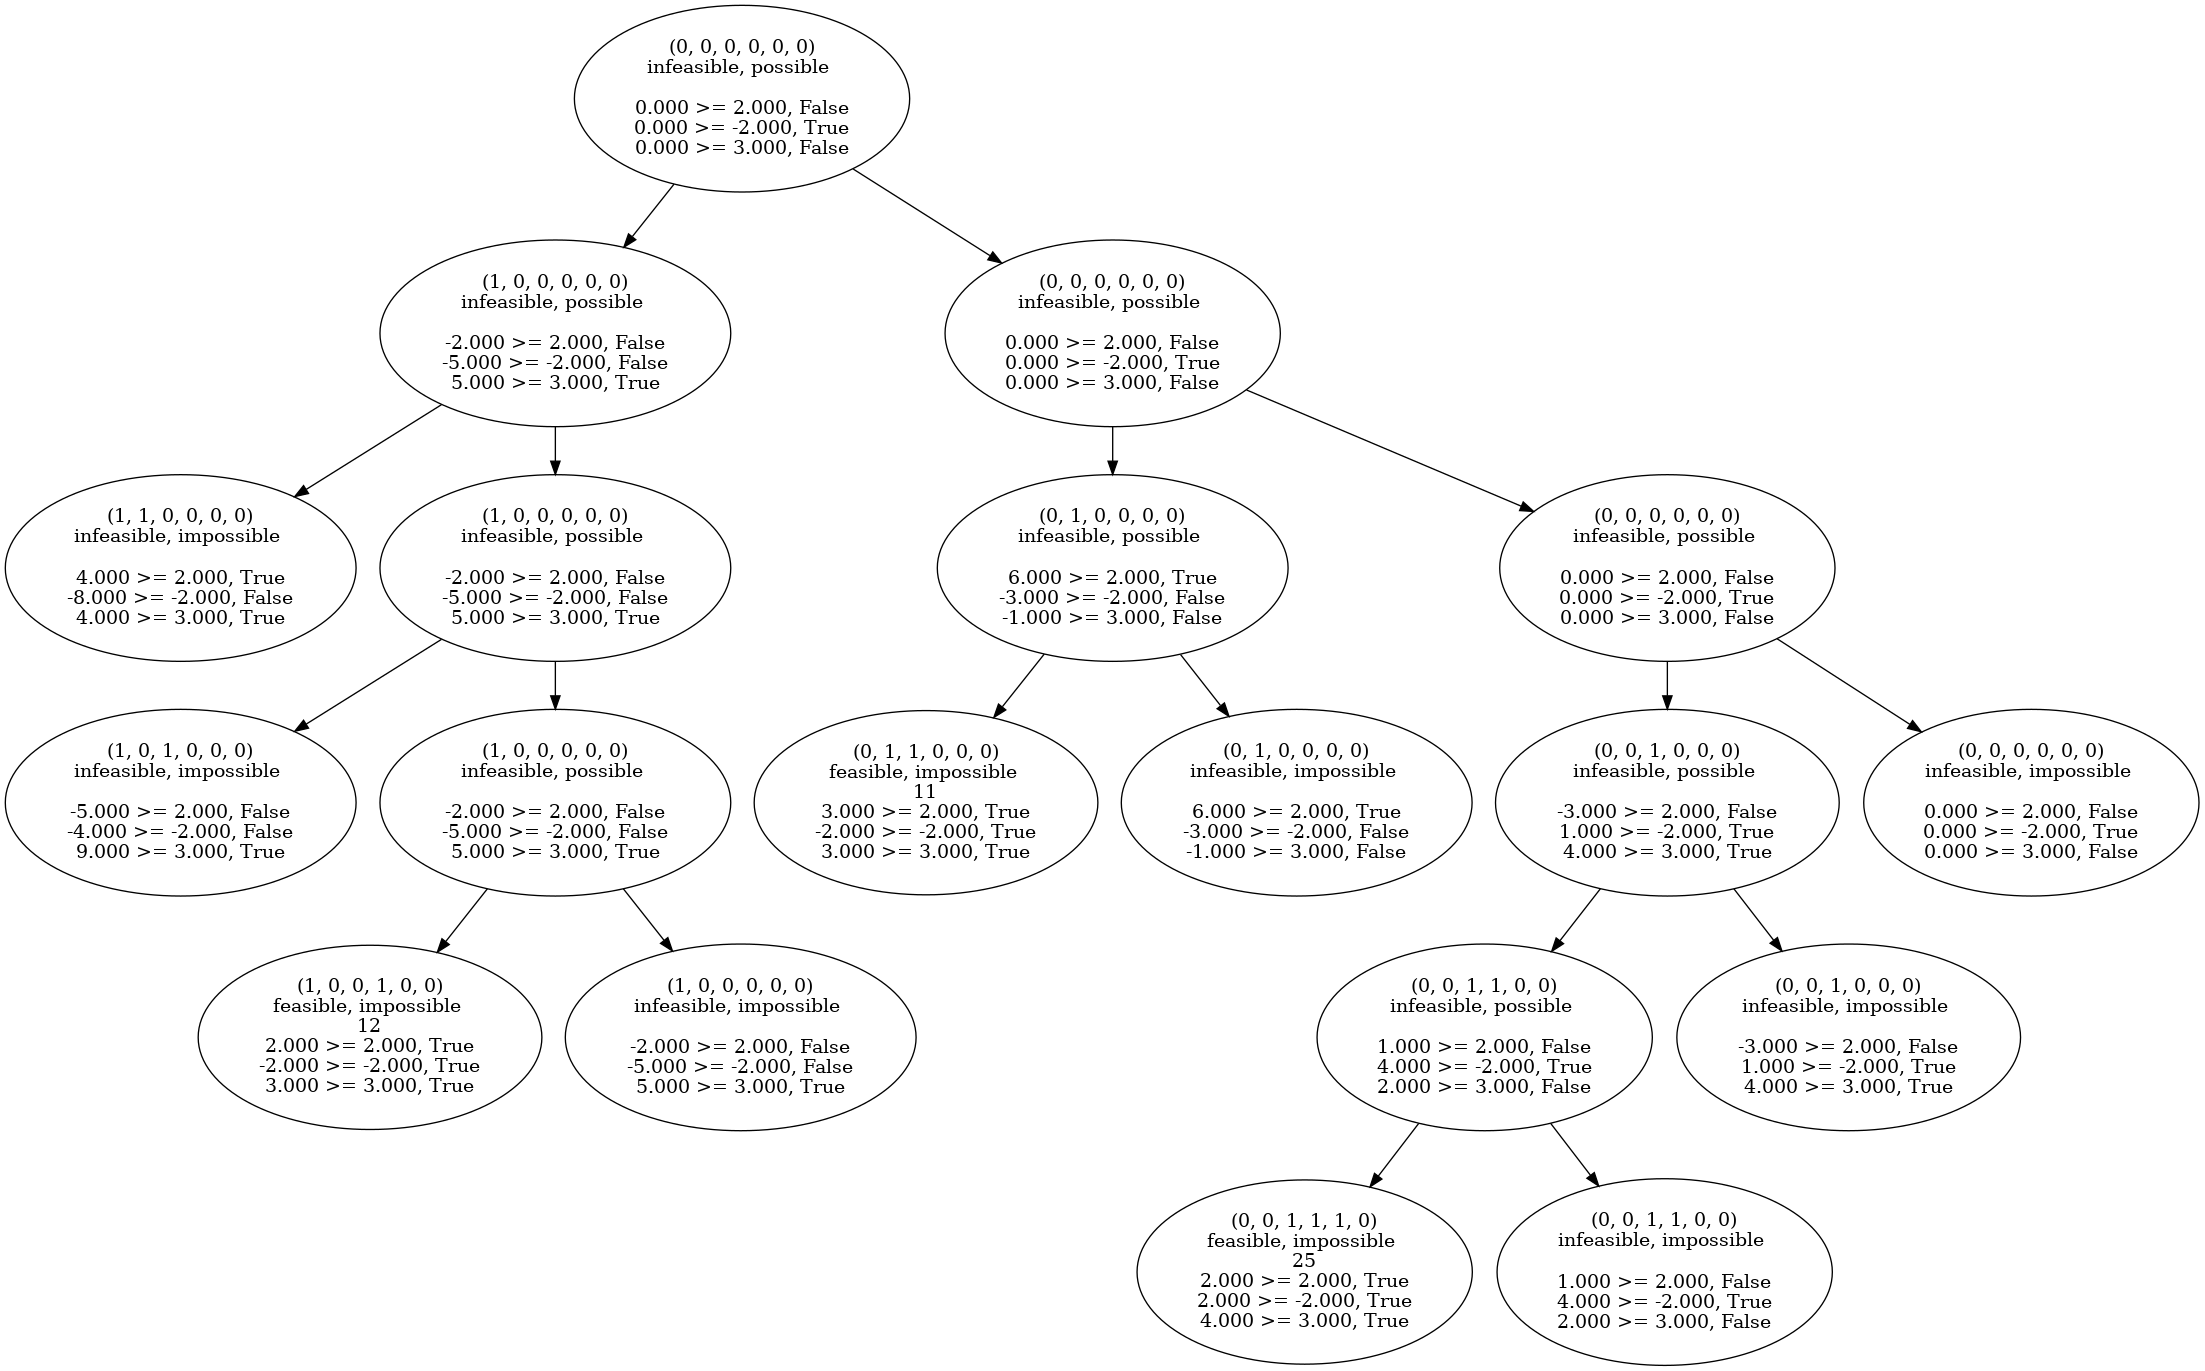

Write Python code to recreate this figure.
from operator import mul, add, or_, and_
from functools import reduce, partial

def dot(c, x):
    return sum(map(mul, c, x))

def find_min_unset(unset_v, zc):
    assert(zc)
    tuples = zip(unset_v, list(map(lambda x: zc[x], unset_v)))
    min_entry = min(tuples, key=lambda x: x[1])
    return min_entry[0]

def violated(state, C, b):
    violation = lambda i: dot(C[i], state) < b[i]
    vls = list(map(violation, range(len(b))))
    return vls

def impossible_violation(unset, state, c, b_j):
    mstate = list(state)
    for i in unset:
        if c[i] > 0: mstate[i] = 1
        else: mstate[i] = 0
    return (dot(c, mstate) < b_j)


tree = {}
hashmap = {}
count = 0
        

def branch(unset, state, zc, C, b):
    global count
    parent = hashmap[state]
    
    if not unset:
        return

    infeasible = reduce(or_, violated(state, C, b))
    if infeasible:
        tree[parent]["feasible"] = "infeasible"
        # Check if possible to maximize further.
        f = partial(impossible_violation, unset, state)
        impossible = reduce(or_, map(f, C, b))

        if not impossible:
            mstate = list(state)
            munset = list(unset)
            ei = find_min_unset(unset, zc)

            munset.remove(ei)
            unset = tuple(munset)

            # Set to 1, branch
            mstate[ei] = 1
            cstate = tuple(mstate)
            count = count + 1
            hashmap[cstate] = count
            tree[parent]["children"].append(count)
            tree[count] = {
                    "children" : [],
                    "state" : cstate
            }
            branch(unset, cstate, zc, C, b)


            # Set to 0, branch
            mstate[ei] = 0
            cstate = tuple(mstate)
            count = count + 1
            hashmap[cstate] = count
            tree[parent]["children"].append(count)
            tree[count] = {
                    "children" : [],
                    "state" : cstate
            }
            branch(unset, cstate, zc, C, b)
            tree[parent]["possible"] = "possible"
        else:
            tree[parent]["possible"] = "impossible"
    else:
        tree[parent]["possible"] = "impossible"
        tree[parent]["feasible"] = "feasible"
        tree[parent]["z"] = dot(zc, state)
        #print(state, ": z = %lf"%(dot(zc, state)))



state = (0, 0, 0, 0, 0, 0)
unset = (0, 1, 2, 3, 4, 5)
coeff = (3, 5, 6, 9, 10, 10)

C = [
        [-2, 6, -3, 4, 1, -2],
        [-5, -3, 1, 3, -2, 1],
        [5, -1, 4, -2, 2, -1]
    ]

b = [ 2, -2, 3 ]



hashmap[state] = count
tree[count] = {}
tree[count]["children"] = []
tree[count]["state"] = state

def pretty_print(state, C, b):
    s = ""
    for i in range(len(b)):
        lhs = dot(C[i], state)
        flag = lhs >= b[i]
        s += "%.3lf >= %.3lf, %s\\n"%(lhs, b[i], flag)
    return s


def gen_dot(tree):
    s = "digraph{\n"
    for u in tree:
        edges = tree[u]["children"]
        for v in edges:
            s += "%d -> %d;\n"%(u, v)
    for u in tree:
        if "state" in tree[u]:
            node_str = str(tree[u]["state"])
            c_str = pretty_print(tree[u]["state"], C, b)
            status_str = "%s, %s "%(tree[u]["feasible"], tree[u]["possible"])
            z_str = ""
            if "z" in tree[u]:
                z_str = tree[u]["z"]
            dot_str = "%d [label=\"%s\\n%s\\n%s\\n%s\"]\n"%(u, node_str, status_str, z_str, c_str)
            s += dot_str
    s += "}"
    return s

#print(violated(state, C, b))
branch(unset, state, coeff, C, b)
print(gen_dot(tree))
    
